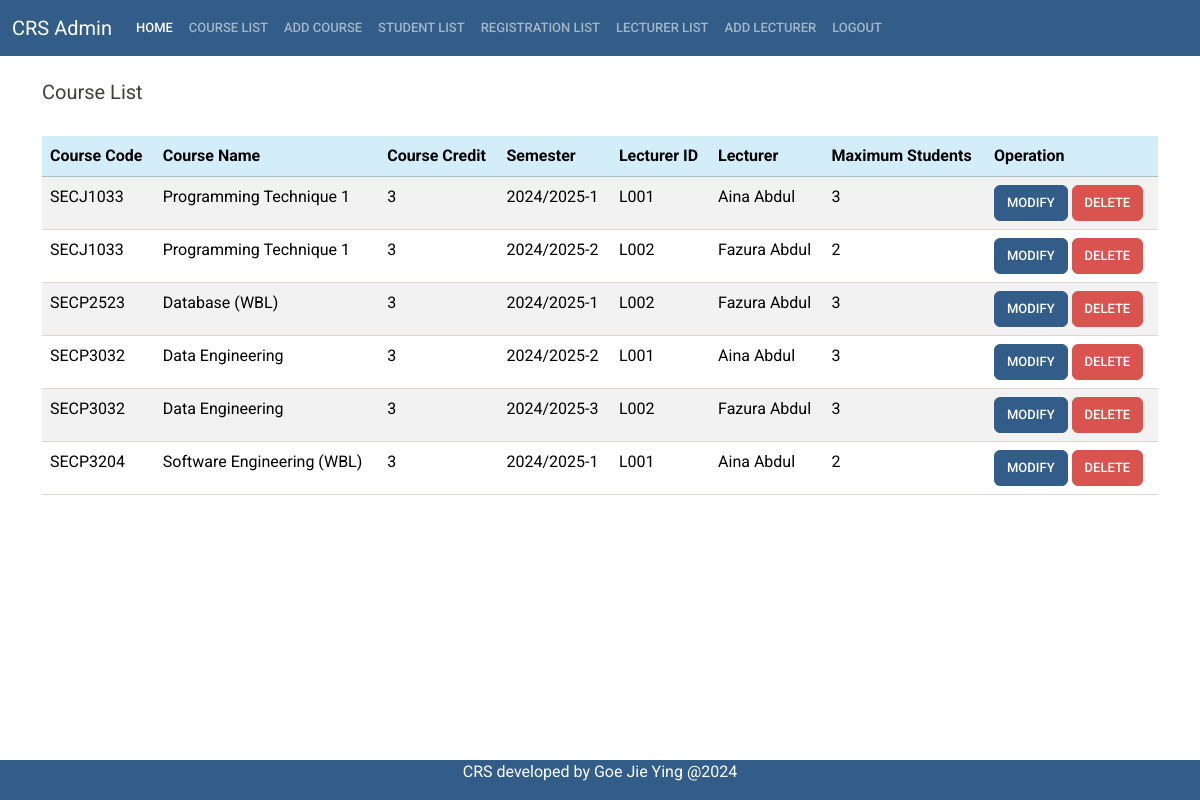
The page /admincourselist.php (signed in) on the database its author committed.
### tables this page shows
CREATE TABLE `tb_course` (
  `c_code` varchar(10) NOT NULL,
  `c_name` varchar(30) NOT NULL,
  `c_credit` int(11) NOT NULL,
  `c_sem` varchar(11) NOT NULL,
  `c_lec` varchar(10) NOT NULL,
  `max_students` int(11) NOT NULL,
  `current_students` int(11) DEFAULT 0
);

CREATE TABLE `tb_user` (
  `u_sno` varchar(10) NOT NULL,
  `u_pwd` varchar(255) NOT NULL,
  `u_email` varchar(30) NOT NULL,
  `u_name` varchar(50) NOT NULL,
  `u_contact` int(11) NOT NULL,
  `u_state` varchar(20) NOT NULL,
  `u_registration` date DEFAULT NULL,
  `u_type` int(11) NOT NULL
);

### admincourselist.php (the view, shortened to what this page needs)
<?php
include 'headerit.php';
include 'db_connect.php';
$sql = "SELECT * FROM tb_course
        LEFT JOIN tb_user ON tb_course.c_lec = tb_user.u_sno";
$result = mysqli_query($con, $sql);
?>
<div class="container">
    <br>
    <h5>Course List</h5>
    <br>
    <table class="table table-striped table-hover">
    <thead>
        <tr class="table-info">
            <th scope="col">Course Code</th>
            <th scope="col">Course Name</th>
            <th scope="col">Course Credit</th>
            <th scope="col">Semester</th>
            <th scope="col">Lecturer ID</th>
            <th scope="col">Lecturer</th>
            <th scope="col">Maximum Students</th>
            <th scope="col">Operation</th>
        </tr>
    </thead>
    <tbody>
        <?php
        while ($row = mysqli_fetch_array($result)) {
            echo "<tr>";
            echo "<td>".$row['c_code']."</td>";
            echo "<td>".$row['c_name']."</td>";
            echo "<td>".$row['c_credit']."</td>";
            echo "<td>".$row['c_sem']."</td>";
            echo "<td>".$row['c_lec']."</td>";
            echo "<td>".$row['u_name']."</td>";
            echo "<td>".$row['max_students']."</td>";
            echo "<td>";
            echo "<a href='admincoursemodify.php?id=".$row['c_code']."' class='btn btn-primary'>Modify</a>";
            echo "<form method='POST' action='admincoursedelete.php' onsubmit='return confirmDelete();' style='display:inline;'>";
            echo "<button type='submit' class='btn btn-danger'>Delete</button>";
            echo "</form>";
            echo "</td>";
            echo "</tr>";
        }
        ?>
    </tbody>
    </table>
</div>
<?php include 'footer.php'; ?>

### rows shown on the page
tb_course: c_code "SECJ1033", c_name "Programming Technique 1", c_credit "3", c_sem "2024/2025-1", c_lec "L001", c_lec.u_name "Aina Abdul", max_students "3"
tb_course: c_code "SECJ1033", c_name "Programming Technique 1", c_credit "3", c_sem "2024/2025-2", c_lec "L002", c_lec.u_name "Fazura Abdul", max_students "2"
tb_course: c_code "SECP2523", c_name "Database (WBL)", c_credit "3", c_sem "2024/2025-1", c_lec "L002", c_lec.u_name "Fazura Abdul", max_students "3"
tb_course: c_code "SECP3032", c_name "Data Engineering", c_credit "3", c_sem "2024/2025-2", c_lec "L001", c_lec.u_name "Aina Abdul", max_students "3"
tb_course: c_code "SECP3032", c_name "Data Engineering", c_credit "3", c_sem "2024/2025-3", c_lec "L002", c_lec.u_name "Fazura Abdul", max_students "3"
tb_course: c_code "SECP3204", c_name "Software Engineering (WBL)", c_credit "3", c_sem "2024/2025-1", c_lec "L001", c_lec.u_name "Aina Abdul", max_students "2"
